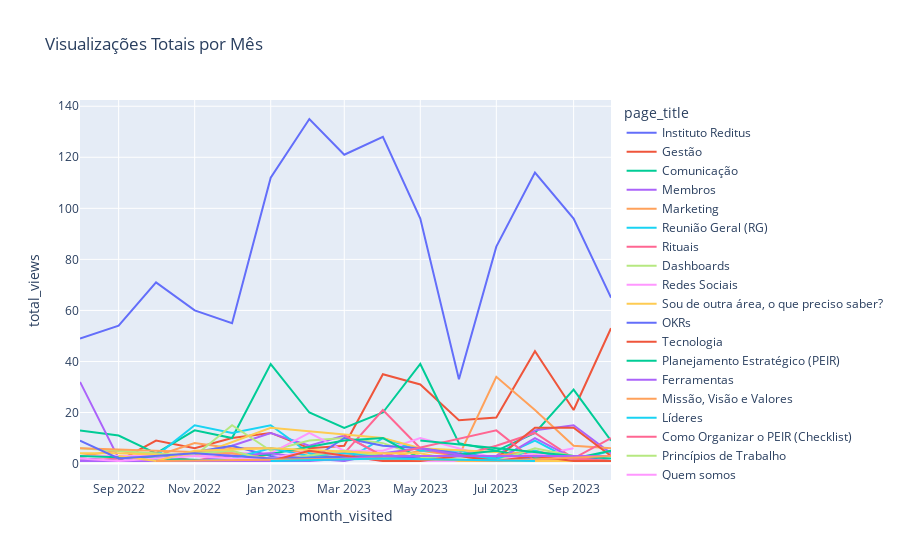

Notebook cell for this chart:
### Code cell
# Reordering the legend based on the sum of 'total_views' for each 'page_title'
legend_order_total_views = df_monthly.groupby('page_title')['total_views'].sum().sort_values(ascending=False).index.tolist()

# Creating the line plot with custom legend order based on 'total_views'
fig_total_monthly = px.line(df_monthly, x='month_visited', y='total_views', color='page_title', 
                            title='Visualizações Totais por Mês',
                            category_orders={"page_title": legend_order_total_views})

# Show the figure
fig_total_monthly.show()

### Figure 1 — Plotly figure (JSON) as saved in the notebook; plotly's stock layout.template omitted (floating-point values rounded to 4 significant figures)
{"data": [{"hovertemplate": "page_title=Instituto Reditus<br>month_visited=%{x}<br>total_views=%{y}<extra></extra>", "legendgroup": "Instituto Reditus", "line": {"color": "#636efa", "dash": "solid"}, "marker": {"symbol": "circle"}, "mode": "lines", "name": "Instituto Reditus", "orientation": "v", "showlegend": true, "type": "scatter", "x": ["2022-08", "2022-09", "2022-10", "2022-11", "2022-12", "2023-01", "2023-02", "2023-03", "2023-04", "2023-05", "2023-06", "2023-07", "2023-08", "2023-09", "2023-10"], "xaxis": "x", "y": [49, 54, 71, 60, 55, 112, 135, 121, 128, 96, 33, 85, 114, 96, 65], "yaxis": "y"}, {"hovertemplate": "page_title=Gestão<br>month_visited=%{x}<br>total_views=%{y}<extra></extra>", "legendgroup": "Gestão", "line": {"color": "#EF553B", "dash": "solid"}, "marker": {"symbol": "circle"}, "mode": "lines", "name": "Gestão", "orientation": "v", "showlegend": true, "type": "scatter", "x": ["2022-08", "2022-09", "2022-10", "2022-11", "2022-12", "2023-01", "2023-02", "2023-03", "2023-04", "2023-05", "2023-06", "2023-07", "2023-08", "2023-09", "2023-10"], "xaxis": "x", "y": [2, 1, 9, 6, 10, 12, 6, 7, 35, 31, 17, 18, 44, 21, 53], "yaxis": "y"}, {"hovertemplate": "page_title=Comunicação<br>month_visited=%{x}<br>total_views=%{y}<extra></extra>", "legendgroup": "Comunicação", "line": {"color": "#00cc96", "dash": "solid"}, "marker": {"symbol": "circle"}, "mode": "lines", "name": "Comunicação", "orientation": "v", "showlegend": true, "type": "scatter", "x": ["2022-08", "2022-09", "2022-10", "2022-11", "2022-12", "2023-01", "2023-02", "2023-03", "2023-04", "2023-05", "2023-06", "2023-07", "2023-08", "2023-09", "2023-10"], "xaxis": "x", "y": [13, 11, 4, 13, 10, 39, 20, 14, 20, 39, 8, 5, 12, 29, 9], "yaxis": "y"}, {"hovertemplate": "page_title=Membros<br>month_visited=%{x}<br>total_views=%{y}<extra></extra>", "legendgroup": "Membros", "line": {"color": "#ab63fa", "dash": "solid"}, "marker": {"symbol": "circle"}, "mode": "lines", "name": "Membros", "orientation": "v", "showlegend": true, "type": "scatter", "x": ["2022-08", "2022-09", "2022-10", "2022-11", "2022-12", "2023-01", "2023-02", "2023-03", "2023-04", "2023-05", "2023-06", "2023-07", "2023-08", "2023-09", "2023-10"], "xaxis": "x", "y": [32, 2, 3, 3, 7, 12, 7, 11, 3, 3, 1, 3, 13, 15, 4], "yaxis": "y"}, {"hovertemplate": "page_title=Marketing<br>month_visited=%{x}<br>total_views=%{y}<extra></extra>", "legendgroup": "Marketing", "line": {"color": "#FFA15A", "dash": "solid"}, "marker": {"symbol": "circle"}, "mode": "lines", "name": "Marketing", "orientation": "v", "showlegend": true, "type": "scatter", "x": ["2022-08", "2022-09", "2022-10", "2022-11", "2022-12", "2023-01", "2023-02", "2023-03", "2023-04", "2023-05", "2023-06", "2023-07", "2023-08", "2023-09", "2023-10"], "xaxis": "x", "y": [3, 5, 3, 8, 6, 6, 4, 4, 2, 5, 3, 34, 21, 7, 6], "yaxis": "y"}, {"hovertemplate": "page_title=Reunião Geral (RG)<br>month_visited=%{x}<br>total_views=%{y}<extra></extra>", "legendgroup": "Reunião Geral (RG)", "line": {"color": "#19d3f3", "dash": "solid"}, "marker": {"symbol": "circle"}, "mode": "lines", "name": "Reunião Geral (RG)", "orientation": "v", "showlegend": true, "type": "scatter", "x": ["2022-10", "2022-11", "2022-12", "2023-01", "2023-02", "2023-03", "2023-04", "2023-05", "2023-06", "2023-07", "2023-08", "2023-09", "2023-10"], "xaxis": "x", "y": [3, 15, 12, 15, 4, 1, 10, 5, 5, 2, 9, 1, 5], "yaxis": "y"}, {"hovertemplate": "page_title=Rituais<br>month_visited=%{x}<br>total_views=%{y}<extra></extra>", "legendgroup": "Rituais", "line": {"color": "#FF6692", "dash": "solid"}, "marker": {"symbol": "circle"}, "mode": "lines", "name": "Rituais", "orientation": "v", "showlegend": true, "type": "scatter", "x": ["2022-08", "2022-09", "2022-10", "2022-11", "2022-12", "2023-01", "2023-02", "2023-03", "2023-04", "2023-05", "2023-06", "2023-07", "2023-08", "2023-09", "2023-10"], "xaxis": "x", "y": [1, 2, 4, 1, 4, 2, 3, 4, 21, 6, 3, 7, 12, 2, 10], "yaxis": "y"}, {"hovertemplate": "page_title=Dashboards<br>month_visited=%{x}<br>total_views=%{y}<extra></extra>", "legendgroup": "Dashboards", "line": {"color": "#B6E880", "dash": "solid"}, "marker": {"symbol": "circle"}, "mode": "lines", "name": "Dashboards", "orientation": "v", "showlegend": true, "type": "scatter", "x": ["2022-08", "2022-10", "2022-11", "2022-12", "2023-01", "2023-02", "2023-03", "2023-04", "2023-05", "2023-06", "2023-07", "2023-08", "2023-09", "2023-10"], "xaxis": "x", "y": [6, 4, 3, 15, 5, 9, 10, 8, 3, 1, 1, 2, 3, 3], "yaxis": "y"}, {"hovertemplate": "page_title=Redes Sociais<br>month_visited=%{x}<br>total_views=%{y}<extra></extra>", "legendgroup": "Redes Sociais", "line": {"color": "#FF97FF", "dash": "solid"}, "marker": {"symbol": "circle"}, "mode": "lines", "name": "Redes Sociais", "orientation": "v", "showlegend": true, "type": "scatter", "x": ["2022-08", "2022-09", "2022-11", "2022-12", "2023-01", "2023-02", "2023-03", "2023-04", "2023-05", "2023-07", "2023-08", "2023-09"], "xaxis": "x", "y": [3, 3, 3, 4, 4, 12, 5, 5, 10, 2, 3, 6], "yaxis": "y"}, {"hovertemplate": "page_title=Sou de outra área, o que preciso saber?<br>month_visited=%{x}<br>total_views=%{y}<extra></extra>", "legendgroup": "Sou de outra área, o que preciso saber?", "line": {"color": "#FECB52", "dash": "solid"}, "marker": {"symbol": "circle"}, "mode": "lines", "name": "Sou de outra área, o que preciso saber?", "orientation": "v", "showlegend": true, "type": "scatter", "x": ["2022-08", "2022-09", "2022-11", "2023-01", "2023-04", "2023-05", "2023-09", "2023-10"], "xaxis": "x", "y": [4, 4, 3, 14, 10, 6, 3, 3], "yaxis": "y"}, {"hovertemplate": "page_title=OKRs<br>month_visited=%{x}<br>total_views=%{y}<extra></extra>", "legendgroup": "OKRs", "line": {"color": "#636efa", "dash": "solid"}, "marker": {"symbol": "circle"}, "mode": "lines", "name": "OKRs", "orientation": "v", "showlegend": true, "type": "scatter", "x": ["2022-08", "2022-09", "2022-10", "2022-12", "2023-01", "2023-02", "2023-03", "2023-04", "2023-05", "2023-07", "2023-08", "2023-09", "2023-10"], "xaxis": "x", "y": [2, 1, 2, 7, 3, 1, 10, 7, 6, 2, 2, 3, 1], "yaxis": "y"}, {"hovertemplate": "page_title=Tecnologia<br>month_visited=%{x}<br>total_views=%{y}<extra></extra>", "legendgroup": "Tecnologia", "line": {"color": "#EF553B", "dash": "solid"}, "marker": {"symbol": "circle"}, "mode": "lines", "name": "Tecnologia", "orientation": "v", "showlegend": true, "type": "scatter", "x": ["2022-12", "2023-01", "2023-02", "2023-03", "2023-04", "2023-06", "2023-07", "2023-08", "2023-09", "2023-10"], "xaxis": "x", "y": [1, 1, 2, 3, 2, 1, 2, 14, 14, 3], "yaxis": "y"}, {"hovertemplate": "page_title=Planejamento Estratégico (PEIR)<br>month_visited=%{x}<br>total_views=%{y}<extra></extra>", "legendgroup": "Planejamento Estratégico (PEIR)", "line": {"color": "#00cc96", "dash": "solid"}, "marker": {"symbol": "circle"}, "mode": "lines", "name": "Planejamento Estratégico (PEIR)", "orientation": "v", "showlegend": true, "type": "scatter", "x": ["2022-08", "2022-12", "2023-03", "2023-04", "2023-05", "2023-07", "2023-08", "2023-09", "2023-10"], "xaxis": "x", "y": [3, 1, 9, 10, 2, 5, 2, 2, 5], "yaxis": "y"}, {"hovertemplate": "page_title=Ferramentas<br>month_visited=%{x}<br>total_views=%{y}<extra></extra>", "legendgroup": "Ferramentas", "line": {"color": "#ab63fa", "dash": "solid"}, "marker": {"symbol": "circle"}, "mode": "lines", "name": "Ferramentas", "orientation": "v", "showlegend": true, "type": "scatter", "x": ["2022-08", "2022-09", "2022-11", "2022-12", "2023-01", "2023-02", "2023-03", "2023-04", "2023-05", "2023-07", "2023-08", "2023-09"], "xaxis": "x", "y": [1, 1, 1, 3, 4, 2, 1, 4, 6, 1, 10, 2], "yaxis": "y"}, {"hovertemplate": "page_title=Missão, Visão e Valores<br>month_visited=%{x}<br>total_views=%{y}<extra></extra>", "legendgroup": "Missão, Visão e Valores", "line": {"color": "#FFA15A", "dash": "solid"}, "marker": {"symbol": "circle"}, "mode": "lines", "name": "Missão, Visão e Valores", "orientation": "v", "showlegend": true, "type": "scatter", "x": ["2022-08", "2022-12", "2023-01", "2023-02", "2023-03", "2023-04", "2023-05", "2023-06", "2023-07", "2023-08", "2023-09", "2023-10"], "xaxis": "x", "y": [6, 4, 2, 2, 5, 1, 2, 1, 3, 5, 2, 1], "yaxis": "y"}, {"hovertemplate": "page_title=Líderes<br>month_visited=%{x}<br>total_views=%{y}<extra></extra>", "legendgroup": "Líderes", "line": {"color": "#19d3f3", "dash": "solid"}, "marker": {"symbol": "circle"}, "mode": "lines", "name": "Líderes", "orientation": "v", "showlegend": true, "type": "scatter", "x": ["2022-11", "2022-12", "2023-01", "2023-02", "2023-03", "2023-04", "2023-05", "2023-06", "2023-07", "2023-08", "2023-09", "2023-10"], "xaxis": "x", "y": [1, 2, 6, 3, 4, 3, 2, 3, 2, 5, 1, 1], "yaxis": "y"}, {"hovertemplate": "page_title=Como Organizar o PEIR (Checklist)<br>month_visited=%{x}<br>total_views=%{y}<extra></extra>", "legendgroup": "Como Organizar o PEIR (Checklist)", "line": {"color": "#FF6692", "dash": "solid"}, "marker": {"symbol": "circle"}, "mode": "lines", "name": "Como Organizar o PEIR (Checklist)", "orientation": "v", "showlegend": true, "type": "scatter", "x": ["2023-03", "2023-04", "2023-07", "2023-08", "2023-09", "2023-10"], "xaxis": "x", "y": [11, 3, 13, 1, 2, 1], "yaxis": "y"}, {"hovertemplate": "page_title=Princípios de Trabalho<br>month_visited=%{x}<br>total_views=%{y}<extra></extra>", "legendgroup": "Princípios de Trabalho", "line": {"color": "#B6E880", "dash": "solid"}, "marker": {"symbol": "circle"}, "mode": "lines", "name": "Princípios de Trabalho", "orientation": "v", "showlegend": true, "type": "scatter", "x": ["2022-10", "2022-12", "2023-01", "2023-02", "2023-03", "2023-04", "2023-07", "2023-08", "2023-09"], "xaxis": "x", "y": [3, 5, 1, 3, 5, 3, 1, 6, 3], "yaxis": "y"}, {"hovertemplate": "page_title=Quem somos<br>month_visited=%{x}<br>total_views=%{y}<extra></extra>", "legendgroup": "Quem somos", "line": {"color": "#FF97FF", "dash": "solid"}, "marker": {"symbol": "circle"}, "mode": "lines", "name": "Quem somos", "orientation": "v", "showlegend": true, "type": "scatter", "x": ["2022-08", "2022-09", "2022-10", "2022-11", "2022-12", "2023-01", "2023-02", "2023-03", "2023-04", "2023-05", "2023-07", "2023-08", "2023-09", "2023-10"], "xaxis": "x", "y": [2, 1, 2, 3, 2, 2, 5, 3, 1, 1, 1, 4, 1, 1], "yaxis": "y"}, {"hovertemplate": "page_title=Comunicação Institucional<br>month_visited=%{x}<br>total_views=%{y}<extra></extra>", "legendgroup": "Comunicação Institucional", "line": {"color": "#FECB52", "dash": "solid"}, "marker": {"symbol": "circle"}, "mode": "lines", "name": "Comunicação Institucional", "orientation": "v", "showlegend": true, "type": "scatter", "x": ["2022-09", "2022-10", "2022-11", "2023-01", "2023-04", "2023-05", "2023-06", "2023-07", "2023-09"], "xaxis": "x", "y": [3, 1, 5, 6, 4, 4, 1, 1, 1], "yaxis": "y"}, {"hovertemplate": "page_title=Alterações do site<br>month_visited=%{x}<br>total_views=%{y}<extra></extra>", "legendgroup": "Alterações do site", "line": {"color": "#636efa", "dash": "solid"}, "marker": {"symbol": "circle"}, "mode": "lines", "name": "Alterações do site", "orientation": "v", "showlegend": true, "type": "scatter", "x": ["2022-08", "2022-09", "2022-11", "2023-01", "2023-04", "2023-05"], "xaxis": "x", "y": [9, 2, 4, 2, 3, 2], "yaxis": "y"}, {"hovertemplate": "page_title=Nossa História<br>month_visited=%{x}<br>total_views=%{y}<extra></extra>", "legendgroup": "Nossa História", "line": {"color": "#EF553B", "dash": "solid"}, "marker": {"symbol": "circle"}, "mode": "lines", "name": "Nossa História", "orientation": "v", "showlegend": true, "type": "scatter", "x": ["2022-10", "2022-12", "2023-01", "2023-02", "2023-04", "2023-05", "2023-06", "2023-07", "2023-08", "2023-09", "2023-10"], "xaxis": "x", "y": [1, 1, 1, 5, 1, 1, 3, 1, 3, 1, 1], "yaxis": "y"}, {"hovertemplate": "page_title=Radar de execução<br>month_visited=%{x}<br>total_views=%{y}<extra></extra>", "legendgroup": "Radar de execução", "line": {"color": "#00cc96", "dash": "solid"}, "marker": {"symbol": "circle"}, "mode": "lines", "name": "Radar de execução", "orientation": "v", "showlegend": true, "type": "scatter", "x": ["2023-05", "2023-09", "2023-10"], "xaxis": "x", "y": [9, 3, 2], "yaxis": "y"}, {"hovertemplate": "page_title=Reunião Conselho Administrativo (RCA)<br>month_visited=%{x}<br>total_views=%{y}<extra></extra>", "legendgroup": "Reunião Conselho Administrativo (RCA)", "line": {"color": "#ab63fa", "dash": "solid"}, "marker": {"symbol": "circle"}, "mode": "lines", "name": "Reunião Conselho Administrativo (RCA)", "orientation": "v", "showlegend": true, "type": "scatter", "x": ["2022-10", "2023-02", "2023-04", "2023-10"], "xaxis": "x", "y": [1, 1, 3, 3], "yaxis": "y"}, {"hovertemplate": "page_title=Reunião de Líderes (RL)<br>month_visited=%{x}<br>total_views=%{y}<extra></extra>", "legendgroup": "Reunião de Líderes (RL)", "line": {"color": "#FFA15A", "dash": "solid"}, "marker": {"symbol": "circle"}, "mode": "lines", "name": "Reunião de Líderes (RL)", "orientation": "v", "showlegend": true, "type": "scatter", "x": ["2022-10", "2023-04", "2023-07", "2023-10"], "xaxis": "x", "y": [1, 2, 1, 3], "yaxis": "y"}, {"hovertemplate": "page_title=O que Comunicação faz?<br>month_visited=%{x}<br>total_views=%{y}<extra></extra>", "legendgroup": "O que Comunicação faz?", "line": {"color": "#19d3f3", "dash": "solid"}, "marker": {"symbol": "circle"}, "mode": "lines", "name": "O que Comunicação faz?", "orientation": "v", "showlegend": true, "type": "scatter", "x": ["2023-01", "2023-04", "2023-08"], "xaxis": "x", "y": [1, 2, 1], "yaxis": "y"}, {"hovertemplate": "page_title=Dinâmicas PEIR<br>month_visited=%{x}<br>total_views=%{y}<extra></extra>", "legendgroup": "Dinâmicas PEIR", "line": {"color": "#FF6692", "dash": "solid"}, "marker": {"symbol": "circle"}, "mode": "lines", "name": "Dinâmicas PEIR", "orientation": "v", "showlegend": true, "type": "scatter", "x": ["2023-09"], "xaxis": "x", "y": [1], "yaxis": "y"}], "layout": {"legend": {"title": {"text": "page_title"}, "tracegroupgap": 0}, "title": {"text": "Visualizações Totais por Mês"}, "xaxis": {"anchor": "y", "domain": [0, 1], "title": {"text": "month_visited"}}, "yaxis": {"anchor": "x", "domain": [0, 1], "title": {"text": "total_views"}}}}
